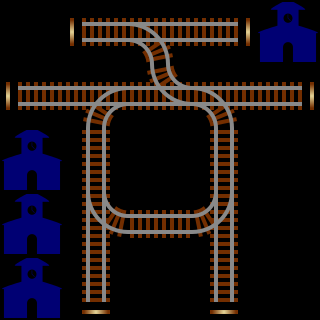

This is a level from a 2D game, rendered from its Tiled map with the project's own tilesets. A one-line summary and the map file follow, with tile-layer data summarised:
An orthogonal 5x5 tile map with 64x64 px tiles, 4 tile layers (rails, hidden rails, objects, hidden objects).

<map version="1.0" orientation="orthogonal" renderorder="left-up" width="5" height="5" tilewidth="64" tileheight="64" nextobjectid="8">
 <tileset firstgid="1" name="atlas_demo" tilewidth="64" tileheight="64" tilecount="16">
  <image source="atlas_demo.png" width="256" height="256" />
  <tile id="1">
   <properties>
    <property name="event" value="city" />
   </properties>
  </tile>
  <tile id="2">
   <properties>
    <property name="directions" value="NS" />
   </properties>
  </tile>
  <tile id="3">
   <properties>
    <property name="directions" value="EW" />
   </properties>
  </tile>
  <tile id="4">
   <properties>
    <property name="directions" value="W" />
    <property name="nodes" value="0.25,0.5;" />
   </properties>
  </tile>
  <tile id="5">
   <properties>
    <property name="directions" value="N" />
    <property name="nodes" value="0.5,0.25;" />
   </properties>
  </tile>
  <tile id="6">
   <properties>
    <property name="directions" value="E" />
    <property name="nodes" value="0.75,0.5;" />
   </properties>
  </tile>
  <tile id="7">
   <properties>
    <property name="directions" value="S" />
    <property name="nodes" value="0.5,0.75;" />
   </properties>
  </tile>
  <tile id="8">
   <properties>
    <property name="directions" value="SNE" />
    <property name="nodes" value="0.5,0.5;" />
    <property name="switch" value="off" />
   </properties>
  </tile>
  <tile id="9">
   <properties>
    <property name="directions" value="SNW" />
    <property name="nodes" value="0.5,0.5;" />
    <property name="switch" value="off" />
   </properties>
  </tile>
  <tile id="10">
   <properties>
    <property name="directions" value="EWS" />
    <property name="nodes" value="0.5,0.5;" />
    <property name="switch" value="off" />
   </properties>
  </tile>
  <tile id="11">
   <properties>
    <property name="directions" value="WES" />
    <property name="nodes" value="0.5,0.5;" />
    <property name="switch" value="off" />
   </properties>
  </tile>
  <tile id="12">
   <properties>
    <property name="directions" value="NSE" />
    <property name="nodes" value="0.5,0.5;" />
    <property name="switch" value="off" />
   </properties>
  </tile>
  <tile id="13">
   <properties>
    <property name="directions" value="NSW" />
    <property name="nodes" value="0.5,0.5;" />
    <property name="switch" value="off" />
   </properties>
  </tile>
  <tile id="14">
   <properties>
    <property name="directions" value="EWN" />
    <property name="nodes" value="0.5,0.5;" />
    <property name="switch" value="off" />
   </properties>
  </tile>
  <tile id="15">
   <properties>
    <property name="directions" value="WEN" />
    <property name="nodes" value="0.5,0.5;" />
    <property name="switch" value="off" />
   </properties>
  </tile>
 </tileset>
 <layer name="rails" width="5" height="5" opacity="0.9">
  <data>[25 cells, 25 non-empty, 12 distinct tile ids]</data>
 </layer>
 <layer name="hidden rails" width="5" height="5">
  <data>[25 cells, 0 non-empty, 0 distinct tile ids]</data>
 </layer>
 <layer name="objects" width="5" height="5">
  <data>[25 cells, 0 non-empty, 0 distinct tile ids]</data>
 </layer>
 <layer name="hidden objects" width="5" height="5">
  <data>[25 cells, 0 non-empty, 0 distinct tile ids]</data>
 </layer>
</map>